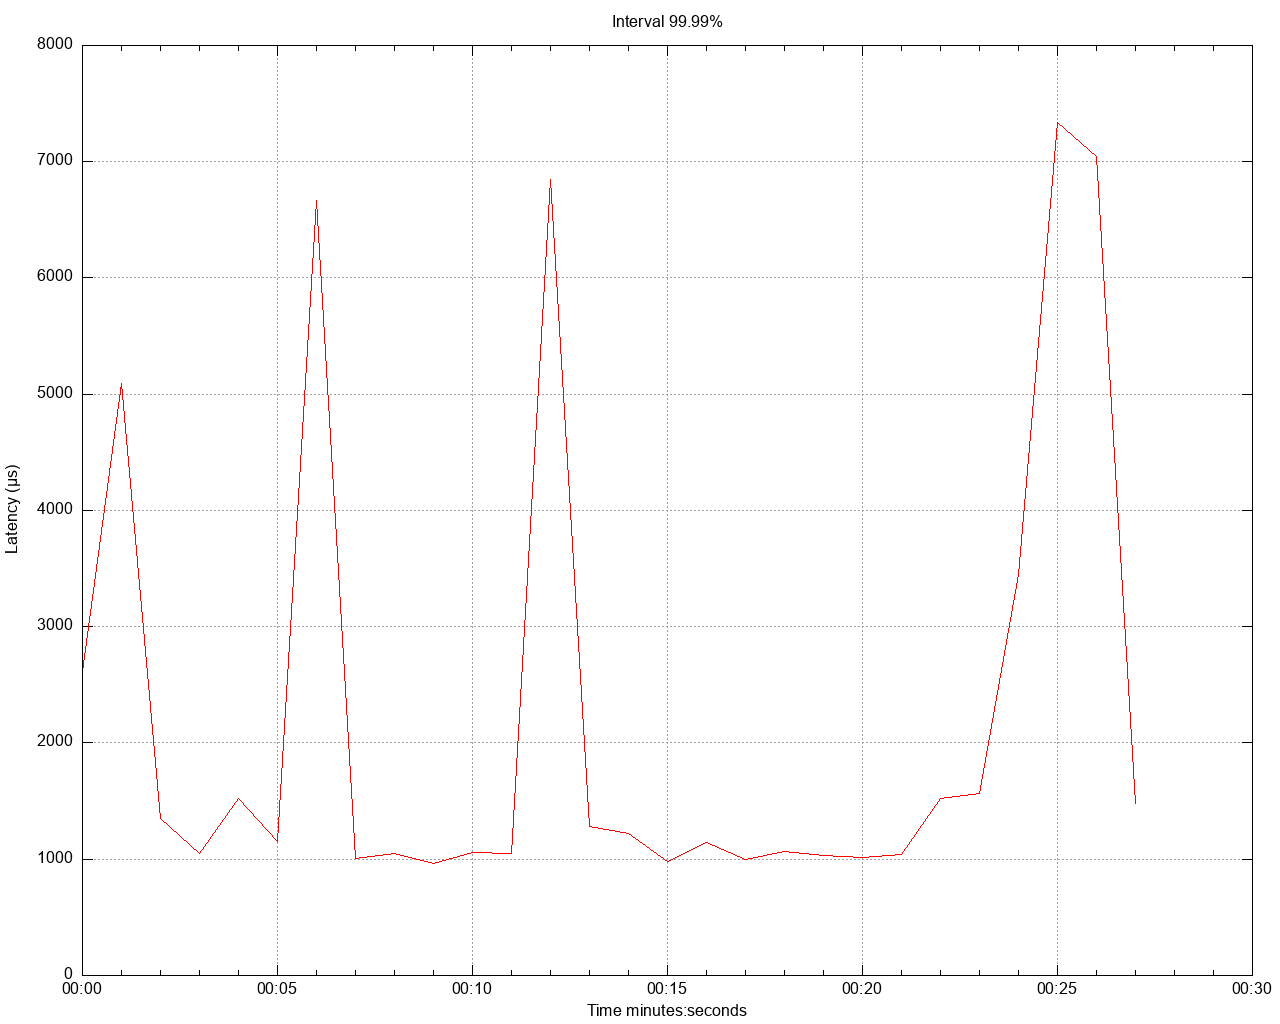

gnuplot code for this plot:
set title 'Interval 99.99%' noenhanced
set style data lines
set datafile separator ","
set terminal png size 1280,1024
set grid
set key below
set xdata time
set timefmt "%s"
offset = 0
t0(x)=(offset=($0==0) ? x : offset, x - offset)
set xlabel 'Time minutes:seconds'
set ylabel 'Latency (μs)'
set output '/Users/gbarnett/git/hazelcast-simulator/atomiclong-3node-member/atomicreference/latency/latency_interval_9999_oneKbWrite.png'
plot \
   '/Users/gbarnett/git/hazelcast-simulator/atomiclong-3node-member/atomicreference/data/latency_interval_9999_oneKbWrite_1.data' using (t0(timecolumn(1))):2 title "" lt rgb "red", \
